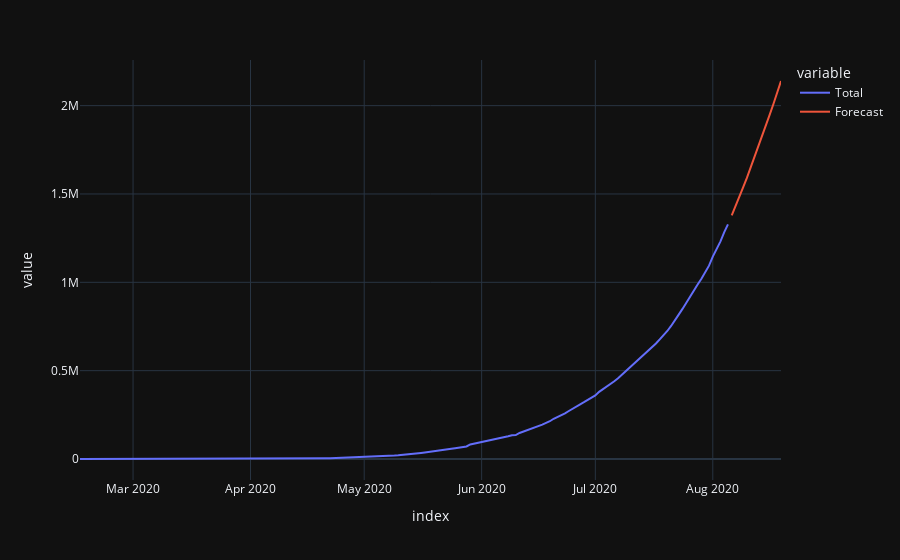

The cell this chart's notebook holds for it:
### Code cell
Future(order, seasonal_order)

### Figure 1 — Plotly figure (JSON) as saved in the notebook; plotly's stock layout.template omitted (floating-point values rounded to 4 significant figures; data arrays with more than 128 entries replaced by an {"elided": "..."} marker saying what was removed)
{"data": [{"hovertemplate": "variable=Total<br>index=%{x}<br>value=%{y}<extra></extra>", "legendgroup": "Total", "line": {"color": "#636efa", "dash": "solid"}, "mode": "lines", "name": "Total", "orientation": "v", "showlegend": true, "type": "scatter", "x": {"elided": "186 str values"}, "xaxis": "x", "y": {"elided": "186 int values"}, "yaxis": "y"}, {"hovertemplate": "variable=Forecast<br>index=%{x}<br>value=%{y}<extra></extra>", "legendgroup": "Forecast", "line": {"color": "#EF553B", "dash": "solid"}, "mode": "lines", "name": "Forecast", "orientation": "v", "showlegend": true, "type": "scatter", "x": {"elided": "186 str values"}, "xaxis": "x", "y": {"elided": "186 float values"}, "yaxis": "y"}], "layout": {"legend": {"title": {"text": "variable"}, "tracegroupgap": 0}, "margin": {"t": 60}, "xaxis": {"anchor": "y", "domain": [0, 1], "title": {"text": "index"}}, "yaxis": {"anchor": "x", "domain": [0, 1], "title": {"text": "value"}}}}
